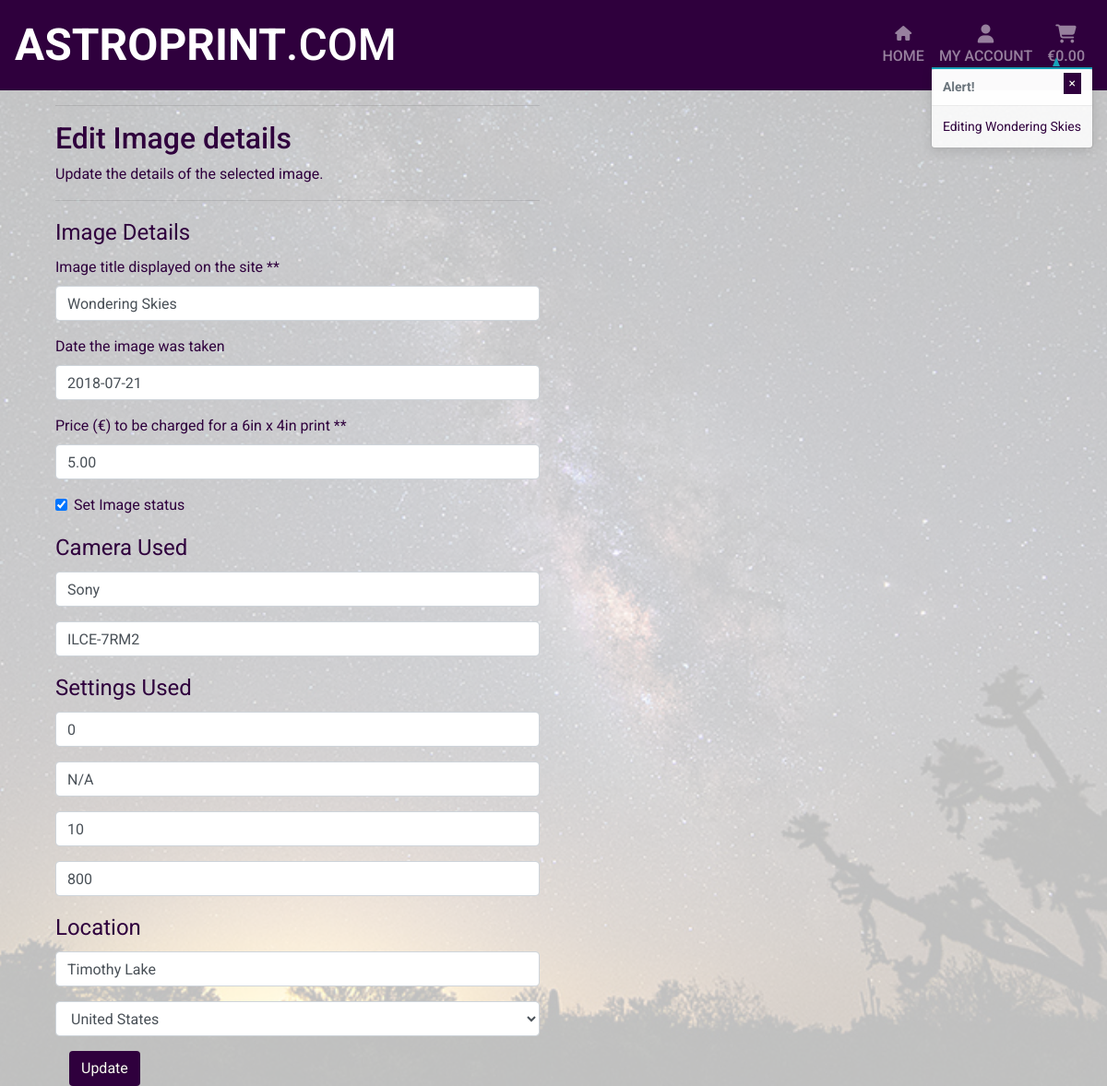
/seller_upload/edit_image/3 (signed in), run on the app's committed database.
### images/models.py (models this page shows, shortened)
class Image(models.Model):
    prev_img = models.ImageField(verbose_name='', upload_to='user_images/')
    tmnl_img = models.ImageField(verbose_name='', upload_to='user_images/')
    img_title = models.CharField(max_length=75, null=False, blank=False)
    img_taken = models.DateField(null=True, blank=True)
    base_price = models.DecimalField(max_digits=6, decimal_places=2)
    user_id = models.ForeignKey(User, to_field='id', on_delete=models.CASCADE)
    img_status = models.BooleanField(default=False)
    vol_sold = models.IntegerField(default=0)
    img_rating = models.IntegerField(null=False, blank=False, default=0)
    img_data_id = models.ForeignKey(
        'Image_Data', to_field='id', on_delete=models.SET_NULL,
        null=True, blank=True
    )
    date_added = models.DateTimeField(auto_now_add=True)
    last_updated = models.DateTimeField(auto_now=True)

class Image_Data(models.Model):
    class Meta:
        verbose_name_plural = 'Image Data'
    make = models.CharField(max_length=50, null=True, blank=True)
    model = models.CharField(max_length=50, null=True, blank=True)
    focal_length = models.IntegerField(null=True, blank=True)
    aperture = models.CharField(max_length=10, null=True, blank=True)
    shutter_speed_sec = models.IntegerField(null=True, blank=True)
    iso = models.IntegerField(null=True, blank=True)
    country = CountryField(blank_label='Country', null=True, blank=True)
    city = models.CharField(max_length=50, null=True, blank=True)

### seller_upload/views.py (the view)
@login_required
def edit_image_details(request, image_id):
    image = get_object_or_404(Image, pk=image_id)
    data = get_object_or_404(Image_Data, pk=image.img_data_id.id)
    if request.user == image.user_id or request.user.is_superuser:
        if request.method == 'POST':
            iform = EditSellerImage(
                request.POST, request.FILES, instance=image)
            dform = AddSellerImageData(
                request.POST, instance=data)
            if iform.is_valid() and dform.is_valid():
                image = iform.save()
                data = dform.save()
                messages.success(request, 'Details updated successfully!')
                if request.user == image.user_id:
                    return redirect(
                        reverse('all_user_images'))
                else:
                    return redirect(
                        reverse('all_images_su'))
            else:
                messages.error(
                    request, 'Image not updated. Please check form.')
        else:
            iform = EditSellerImage(instance=image)
            dform = AddSellerImageData(instance=data)
            messages.info(request, f'Editing {image.img_title}')
        template = 'seller_upload/edit_seller_image.html'
        context = {
            'iform': iform,
            'dform': dform,
            'image': image,
        }
        return render(request, template, context)
    else:
        messages.error(request, 'Tut tut tut! You cannot edit that.')
        return redirect(reverse('home'))

### seller_upload/forms.py
class EditSellerImage(forms.ModelForm):
    class Meta:
        model = Image
        fields = (
            'img_title', 'img_taken', 'base_price', 'img_status')
    def __init__(self, *args, **kwargs):
        super().__init__(*args, **kwargs)
        placeholders = {
            'img_title': 'Image title displayed on the site',
            'img_taken': 'Date the image was taken',
            'base_price': 'Price (€) to be charged for a 6in x 4in print',
            'img_status': 'Set Image status',
        }
        self.fields['img_title'].widget.attrs['autofocus'] = True
        for field in self.fields:
            if self.fields[field].required:
                placeholder = f'{placeholders[field]} *'
            else:
                placeholder = placeholders[field]
            self.fields[field].widget.attrs['placeholder'] = placeholder
            self.fields[field].label = placeholder
            self.fields[field].widget.attrs['class'] = ''

class AddSellerImageData(forms.ModelForm):
    class Meta:
        model = Image_Data
        fields = (
            'make', 'model', 'focal_length', 'aperture',
            'shutter_speed_sec', 'iso', 'country', 'city')
    def __init__(self, *args, **kwargs):
        super().__init__(*args, **kwargs)
        placeholders = {
            'make': 'Make of camera',
            'model': 'Camera model',
            'focal_length': 'Focal length setting',
            'aperture': 'Aperture setting',
            'shutter_speed_sec': 'Shutter speed (seconds)',
            'iso': 'ISO setting',
            'country': 'Country image taken',
            'city': 'Location image taken',
        }
        for field in self.fields:
            if self.fields[field].required:
                placeholder = f'{placeholders[field]} *'
            else:
                placeholder = placeholders[field]
            self.fields[field].widget.attrs['placeholder'] = placeholder
            self.fields[field].label = False
            self.fields[field].widget.attrs['class'] = ''

### shopping_bag/contexts.py (called while the page is built, shortened)
def bag_contents(request):
    bag_images = []
    total = 0
    prod_count = 0
    bag = request.session.get('bag', {})
    context = {
        'bag_images': bag_images,
        'total': total,
        'prod_count': prod_count,
    }
    return context

### seller_upload/templates/seller_upload/edit_seller_image.html (shortened to what this page needs)
{% extends 'base.html' %}
{% load static %}
{% block content %}
    <div class="overlay"></div>
    <div class="container">
        <div class="row">
            <div class="col-12 col-lg-6">
                <hr>
                <h2>Edit Image details</h2>
                <p>Update the details of the selected image.</p>
                <hr>
            </div>
        </div>
        <div class="row">
            <div class="col-12 col-lg-6">
                <form enctype="multipart/form-data" class="" action="{% url 'edit_image_details' image.id %}" method="POST" id="upload-form">
                    <fieldset>
                        <legend>Image Details</legend>
                        {{ iform.img_title | as_crispy_field }}
                        {{ iform.img_taken | as_crispy_field }}
                        {{ iform.base_price | as_crispy_field }}
                        {{ iform.img_status | as_crispy_field }}
                    </fieldset>
                    <fieldset>
                        <legend>Camera Used</legend>
                        {{ dform.make | as_crispy_field }}
                        {{ dform.model | as_crispy_field }}
                    </fieldset>
                    <fieldset>
                        <legend>Settings Used</legend>
                        {{ dform.focal_length | as_crispy_field }}
                        {{ dform.aperture | as_crispy_field }}
                        {{ dform.shutter_speed_sec | as_crispy_field }}
                        {{ dform.iso | as_crispy_field }}
                    </fieldset>
                    <fieldset>
                        <legend>Location</legend>
                        {{ dform.city | as_crispy_field	}}
                        {{ dform.country | as_crispy_field }}
                    </fieldset>
                    <div class="row">
                        <div class="col">
                            <button class="btn btn-site mx-auto">Update</button>
                        </div>
                    </div>
                </form>
            </div>
        </div>
    </div>
{% endblock %}

### static/css/base.css (style rules this page uses)
body { background: url('/media/Test1.jpg') no-repeat center center fixed; background-size: cover; color: #2f003d; font-family: "Roboto", sans-serif; height: calc(100vh - 82px); }
html { height: 100%; width: 100%; }
.btn-site { background-color: #2f003d; color: #f7faef; }
.overlay { height: 100%; width: 100%; top: 0; left: 0; position: fixed; background: rgba(255, 255, 255, .75); z-index: -8888; }
.row { margin: 0; }

### data on the page
Image: img_title "Wondering Skies", img_taken "2018-07-21", base_price "5.00", img_status "☑"
Image_Data: make "Sony", model "ILCE-7RM2", focal_length "0", aperture "N/A", shutter_speed_sec "10", iso "800", city "Timothy Lake", country "United States"

### other printed values
{{ message }} "Editing Wondering Skies"
